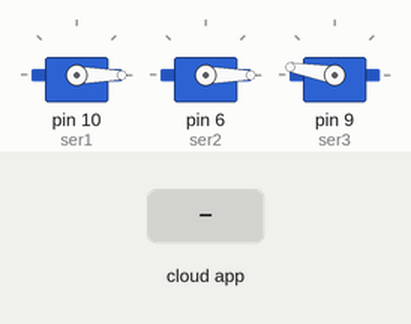
Simulated run of this sketch. Board: Arduino Uno, built with avr-gcc and run on an emulated ATmega328P. On the bench: 3 × servo. Inputs (shaded band) come from the test bench. The ROS host is connected and sends only what is stated.

Above: at 1.2 s.
1.3 s: the phone or cloud app sets servo_work to 0
At 2.0 s:
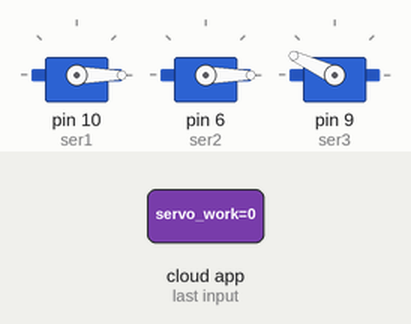
2.8 s: the phone or cloud app sets servo_work to 45
At 3.1 s:
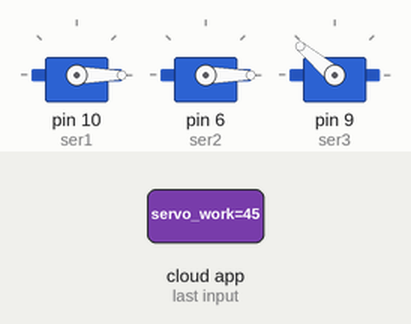
4.3 s: the phone or cloud app sets servo_work to 90
At 5.4 s:
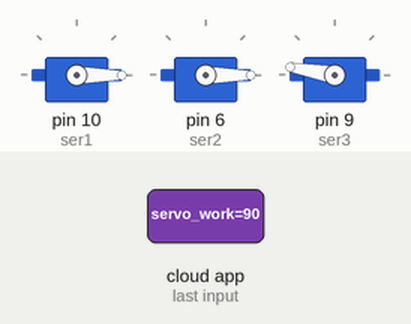
Timing chart, 0 to 7.3 s (numbered marks = the images above; inputs shaded):
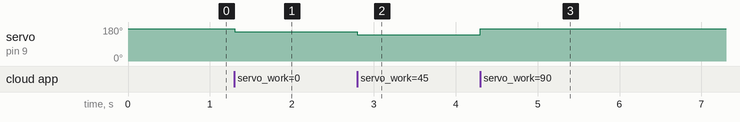

The sketch:

servo_control_pan_and_tilt.ino
```cpp
#include<ros.h>
#include<std_msgs/Int16.h>
#include<Servo.h>

Servo ser1,ser2,ser3;
int clk_anti_clk = 0;
//servo will move for input 1
std_msgs::Int16 pan;
std_msgs::Int16 tilt;
int pos1 = 0,pos2 = 0,pos3 = 170;
ros::NodeHandle nh;
int v = 15; //angle of rotation per input
int ser12 = 0;
ros::Publisher degree1("pan",&pan);
ros::Publisher degree2("tilt",&tilt);
int fin = 0;

//bottom servo is servo1, middle is servo2, top is servo3
//ser12 == 1 means move bottom servo if ser12 == 2 move middle servo

void message( const std_msgs::Int16 &ms ){

  int moveit = ms.data;
  if (moveit == 0)
  {
  //add code if needed
  }

  else if(moveit == 1 && pos1 + pos2 < 180)
  {
  if (clk_anti_clk == 0)
    {
    pos1 = pos1 + v;
    }
  else if(clk_anti_clk == 1)
    {
    pos1 = pos1 - v;
    }
  ser1.write(pos1);
  }

  else if(moveit == 1 && pos1 + pos2 >= 180)
  {
  if (clk_anti_clk == 0)
    {
    pos2 = pos2 + v;
    }
  else if(clk_anti_clk == 1)
    {
    pos2 = pos2 - v;
    }
  ser2.write(pos2);
  }

  if (pos1 + pos2 == 360)
  {
  clk_anti_clk = 1;
  pos3 = pos3 - 15;
  ser3.write(pos3);
  pos1 = 180;
  pos2 = 180;
  }

  else if (pos1 + pos2 == 0)
  {
  clk_anti_clk = 0;
  pos3 = pos3 - 15;
  ser3.write(pos3);
  pos1 = 0;
  pos2 = 0;
  }

  pan.data = pos1 + pos2;
  tilt.data = 170 - pos3;

  /*if(pos1 + pos2 == 180)
  {
  delay(30);  //double point
  }*/

  if(pos3 <= 180 - 45)
  {
  pos3 = 170;
  ser3.write(pos3);
  fin = 1;
  }

  if(fin == 1)
  {
  tilt.data = 2;
  degree2.publish(&tilt);
  int pos1 = 0,pos2 = 0,pos3 = 170;
  ser1.write(pos1);
  ser2.write(pos2);
  ser3.write(pos3);
  }

  degree1.publish(&pan);
  degree2.publish(&tilt);
  //delay(3); //add delay if needed with higher frequency data
}

//manual mode when value published on topic is 1 and auto if 0
ros::Subscriber<std_msgs::Int16> sub("servo_work", &message);

void setup() {
  // put your setup code here, to run once:
nh.getHardware()->setBaud(9600);
nh.initNode();
nh.advertise(degree1);
nh.advertise(degree2);
nh.subscribe(sub);
ser1.attach(10);
ser2.attach(6);
ser3.attach(9);
ser1.write(pos1);
ser2.write(pos2);
ser3.write(pos3);
}

void loop() {
  nh.spinOnce();
}
```

Measured:
- after the input at 1.3 s, servo on pin 9 (ser3): 170° → 155° at once
- after the input at 2.8 s, servo on pin 9 (ser3): 155° → 140° at once
- after the input at 4.3 s, servo on pin 9 (ser3): 140° → 170° at once
